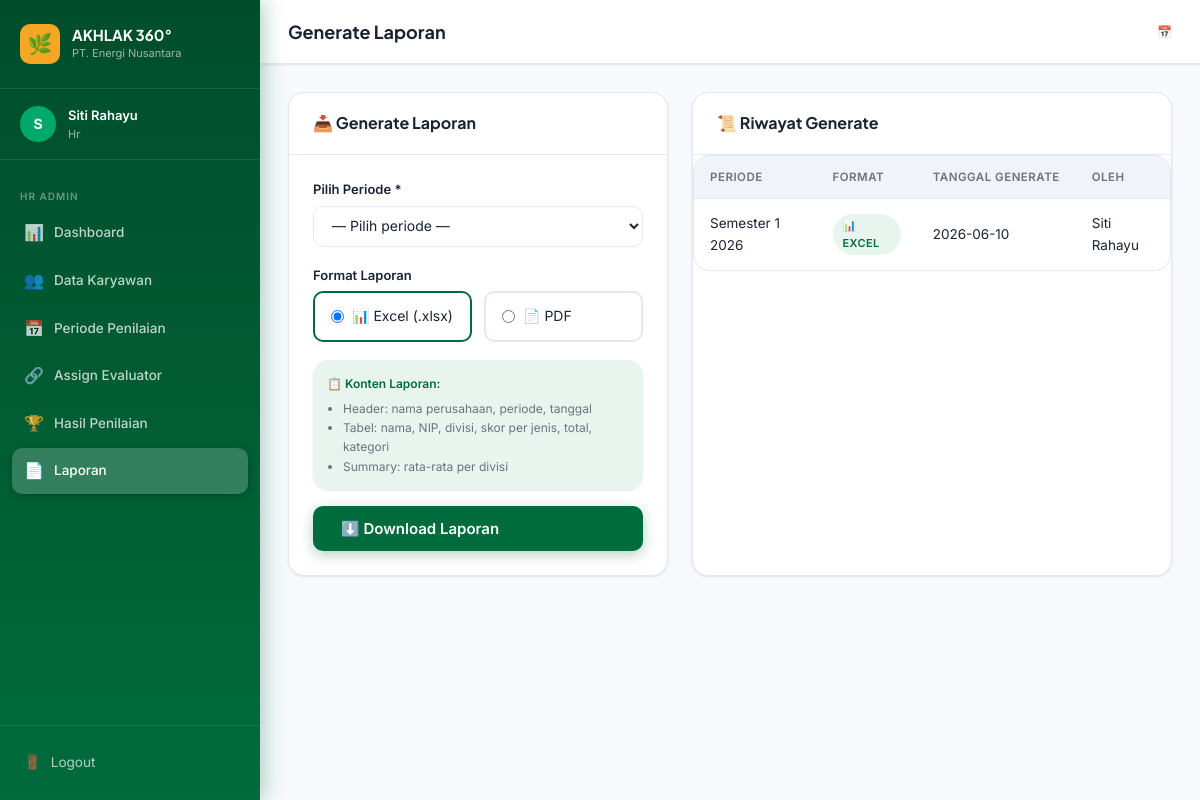
The app's page /hr/reports (signed in) with its own data.
### tables this page shows
CREATE TABLE employees (
    user_id     INTEGER PRIMARY KEY AUTOINCREMENT,
    id_supervisor INTEGER NULL,
    nama        VARCHAR(100) NOT NULL,
    email       VARCHAR(100) UNIQUE NOT NULL,
    nip         VARCHAR(20) UNIQUE NOT NULL,
    position    VARCHAR(100),
    division    VARCHAR(100),
    FOREIGN KEY (id_supervisor) REFERENCES employees(user_id)
);

CREATE TABLE hasil_reports (
    id_report       INTEGER PRIMARY KEY AUTOINCREMENT,
    id_period       INTEGER NOT NULL,
    report_type     VARCHAR(50),
    generate_date   DATE,
    generated_by    INTEGER,
    file_path       VARCHAR(255),
    FOREIGN KEY (id_period) REFERENCES assessment_periods(id_period),
    FOREIGN KEY (generated_by) REFERENCES employees(user_id)
);

CREATE TABLE assessment_periods (
    id_period   INTEGER PRIMARY KEY AUTOINCREMENT,
    period_name VARCHAR(100) NOT NULL,
    start_date  DATE NOT NULL,
    end_date    DATE NOT NULL,
    status      VARCHAR(20) DEFAULT 'draft'
);

### app/routes/hr.py (the view)
@hr_bp.route('/reports')
@login_required
@role_required('hr')
def reports():
    periods_list = query_db("SELECT * FROM assessment_periods ORDER BY start_date DESC")
    report_logs  = query_db(
        """SELECT hr.*, ap.period_name, e.nama as generated_by_nama
           FROM hasil_reports hr
           JOIN assessment_periods ap ON hr.id_period = ap.id_period
           LEFT JOIN employees e ON hr.generated_by = e.user_id
           ORDER BY hr.generate_date DESC LIMIT 20"""
    )
    return render_template('hr/reports.html', periods_list=periods_list, report_logs=report_logs)

### app/routes/auth.py (called while the page is built)
def login_required(f):
    @wraps(f)
    def decorated_function(*args, **kwargs):
        if 'user_id' not in session:
            flash('Silakan login terlebih dahulu.', 'warning')
            return redirect(url_for('auth.login'))
        return f(*args, **kwargs)
    return decorated_function

def role_required(*roles):
    def decorator(f):
        @wraps(f)
        def decorated_function(*args, **kwargs):
            if 'user_id' not in session:
                flash('Silakan login terlebih dahulu.', 'warning')
                return redirect(url_for('auth.login'))
            if session.get('role') not in roles:
                flash('Anda tidak memiliki akses ke halaman ini.', 'danger')
                return redirect(url_for('auth.unauthorized'))
            return f(*args, **kwargs)
        return decorated_function
    return decorator

### database.py (called while the page is built)
def get_db():
    conn = sqlite3.connect(config.DATABASE)
    conn.row_factory = sqlite3.Row  # Agar hasil query bisa diakses seperti dict
    conn.execute("PRAGMA foreign_keys = ON")  # Aktifkan foreign key enforcement
    return conn

def query_db(query, args=(), one=False):
    conn = get_db()
    cur = conn.execute(query, args)
    rv = cur.fetchall()
    conn.close()
    return (rv[0] if rv else None) if one else rv

### app/templates/hr/reports.html (shortened to what this page needs)
{% extends 'base.html' %}
{% block page_title %}Generate Laporan{% endblock %}
{% block content %}
<div style="display:grid;grid-template-columns:380px 1fr;gap:24px;">
  <div class="card">
    <div class="card-header"><h3 class="card-title">📥 Generate Laporan</h3></div>
    <div class="card-body">
      <form method="POST" action="{{ url_for('hr.generate_report') }}">
        <div class="form-group">
          <label class="form-label">Pilih Periode *</label>
          <select class="form-control" name="id_period" required>
            <option value="">— Pilih periode —</option>
          </select>
        </div>
        <div class="form-group">
          <label class="form-label">Format Laporan</label>
          <div style="display:flex;gap:12px;">
            <label style="display:flex;align-items:center;gap:8px;cursor:pointer;padding:12px 16px;border:2px solid var(--color-border);border-radius:10px;flex:1;transition:all 0.2s;" id="excelLabel">
              <input type="radio" name="report_type" value="excel" checked onchange="updateFormat()">
              <span>📊 Excel (.xlsx)</span>
            </label>
            <label style="display:flex;align-items:center;gap:8px;cursor:pointer;padding:12px 16px;border:2px solid var(--color-border);border-radius:10px;flex:1;transition:all 0.2s;" id="pdfLabel">
              <input type="radio" name="report_type" value="pdf" onchange="updateFormat()">
              <span>📄 PDF</span>
            </label>
          </div>
        </div>
        <div class="card" style="background:var(--color-primary-light);border:none;padding:14px;margin-bottom:16px;">
          <p style="font-size:12px;color:var(--color-primary);font-weight:600;">📋 Konten Laporan:</p>
          <ul style="font-size:12px;color:var(--color-text-muted);margin:6px 0 0;padding-left:16px;">
            <li>Header: nama perusahaan, periode, tanggal</li>
            <li>Tabel: nama, NIP, divisi, skor per jenis, total, kategori</li>
            <li>Summary: rata-rata per divisi</li>
          </ul>
        </div>
        <button type="submit" class="btn btn-primary w-100 btn-lg">
          ⬇️ Download Laporan
        </button>
      </form>
    </div>
  </div>
  <div class="card">
    <div class="card-header"><h3 class="card-title">📜 Riwayat Generate</h3></div>
    <div class="table-wrapper">
      {% if report_logs %}
      <table>
        <thead>
          <tr>
            <th>Periode</th>
            <th>Format</th>
            <th>Tanggal Generate</th>
            <th>Oleh</th>
          </tr>
        </thead>
        <tbody>
          {% for log in report_logs %}
          <tr>
            <td>{{ log.period_name }}</td>
            <td><span class="badge badge-{{ 'submitted' if log.report_type == 'excel' else 'kompeten' }}">
              {{ '📊 Excel' if log.report_type == 'excel' else '📄 PDF' }}
            </span></td>
            <td>{{ log.generate_date }}</td>
            <td>{{ log.generated_by_nama or '—' }}</td>
          </tr>
          {% endfor %}
        </tbody>
      </table>
      {% else %}
      <div class="empty-state">
        <div class="empty-state-icon">📄</div>
        <h3>Belum Ada Laporan</h3>
        <p>Generate laporan pertama Anda di panel sebelah kiri.</p>
      </div>
      {% endif %}
    </div>
  </div>
</div>
{% endblock %}

### app/templates/base.html (shortened to what this page needs)
<!DOCTYPE html>
<html lang="id">
<head>
  <link rel="stylesheet" href="{{ url_for('static', filename='css/style.css') }}">
</head>
<body>
  <div class="app-wrapper">
    <aside class="sidebar" id="sidebar">
      <div class="sidebar-brand">
        <div class="sidebar-brand-icon">🌿</div>
        <div class="sidebar-brand-text">
          <h3>AKHLAK 360°</h3>
          <span>PT. Energi Nusantara</span>
        </div>
      </div>
      <div class="sidebar-user">
        <div class="sidebar-user-avatar" id="userAvatar">
          {{ session.nama[0]|upper if session.nama else 'U' }}
        </div>
        <div class="sidebar-user-info">
          <div class="sidebar-user-name">{{ session.nama or 'Pengguna' }}</div>
          <div class="sidebar-user-role">{{ session.role or 'guest' }}</div>
        </div>
      </div>
      <nav class="sidebar-nav">
        {% if session.role == 'hr' %}
        <div class="sidebar-section-label">HR Admin</div>
        <a href="{{ url_for('hr.dashboard') }}" class="{{ 'active' if request.endpoint == 'hr.dashboard' }}">
          <span class="nav-icon">📊</span> Dashboard
        </a>
        <a href="{{ url_for('hr.employees') }}" class="{{ 'active' if request.endpoint in ['hr.employees', 'hr.employee_add', 'hr.employee_edit'] }}">
          <span class="nav-icon">👥</span> Data Karyawan
        </a>
        <a href="{{ url_for('hr.periods') }}" class="{{ 'active' if request.endpoint == 'hr.periods' }}">
          <span class="nav-icon">📅</span> Periode Penilaian
        </a>
        <a href="{{ url_for('hr.assign') }}" class="{{ 'active' if request.endpoint == 'hr.assign' }}">
          <span class="nav-icon">🔗</span> Assign Evaluator
        </a>
        <a href="{{ url_for('hr.results') }}" class="{{ 'active' if request.endpoint == 'hr.results' }}">
          <span class="nav-icon">🏆</span> Hasil Penilaian
        </a>
        <a href="{{ url_for('hr.reports') }}" class="{{ 'active' if request.endpoint == 'hr.reports' }}">
          <span class="nav-icon">📄</span> Laporan
        </a>
        {% elif session.role == 'evaluator' %}
        <div class="sidebar-section-label">Evaluator</div>
        <a href="{{ url_for('evaluator.dashboard') }}" class="{{ 'active' if request.endpoint == 'evaluator.dashboard' }}">
          <span class="nav-icon">📋</span> Dashboard
        </a>
        {% endif %}
      </nav>
      <div class="sidebar-footer">
        <a href="{{ url_for('auth.logout') }}" id="logoutLink">
          <span class="nav-icon">🚪</span> Logout
        </a>
      </div>
    </aside>
    <div class="main-content">
      <header class="top-header">
        <h1 class="page-title">{% block page_title %}Dashboard{% endblock %}</h1>
        <div class="header-actions">
          <span style="font-size:12px; color:var(--color-text-muted);">
            📅 {{ now if now else '' }}
          </span>
        </div>
      </header>
      <div class="content-wrapper">
        {% block content %}{% endblock %}
      </div>
    </div>
  </div>
</body>
</html>

### records on screen
employees: nama "Siti Rahayu"
hasil_reports: period_name "Semester 1 2026", report_type "📊 EXCEL", generate_date "2026-06-10", nama "Siti Rahayu"

### other values on screen
{{ session.nama[0]|upper if session.nama else 'U' }} "S"
{{ session.role or 'guest' }} "Hr"
